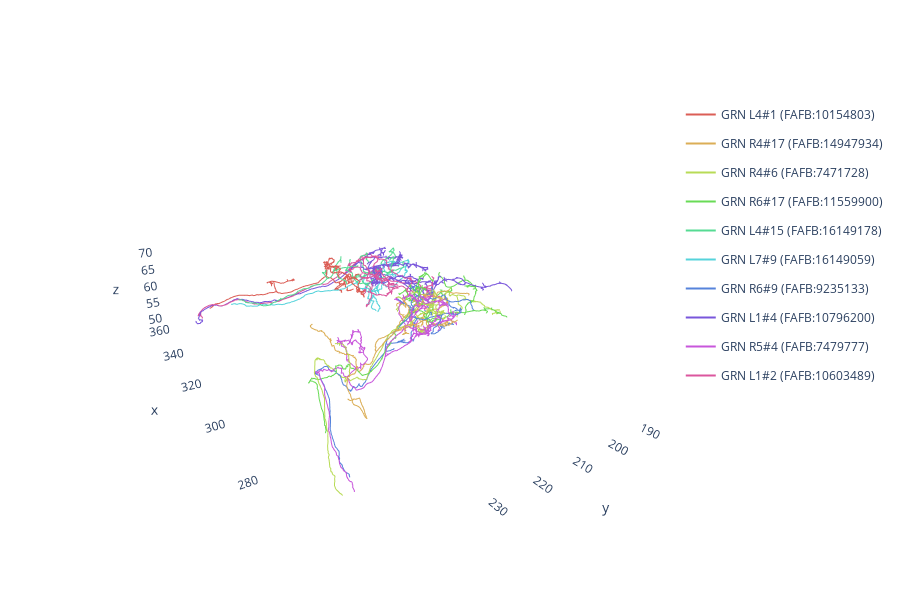

The notebook cell this image was saved under:
### Code cell
vfb_dataset.plot3d()

### Figure 1 — Plotly figure (JSON) as saved in the notebook; plotly's stock layout.template omitted (floating-point values rounded to 4 significant figures; data arrays with more than 128 entries replaced by an {"elided": "..."} marker saying what was removed)
{"data": [{"hoverinfo": "none", "hovertext": " ", "legendgroup": "VFB_001029ja", "line": {"color": "rgb(219,94,86)", "width": 2}, "mode": "lines", "name": "GRN L4#1 (FAFB:10154803)", "showlegend": true, "type": "scatter3d", "x": {"elided": "2554 float values"}, "y": {"elided": "2554 float values"}, "z": {"elided": "2554 float values"}}, {"hoverinfo": "none", "hovertext": " ", "legendgroup": "VFB_001029l6", "line": {"color": "rgb(219,174,86)", "width": 2}, "mode": "lines", "name": "GRN R4#17 (FAFB:14947934)", "showlegend": true, "type": "scatter3d", "x": {"elided": "1456 float values"}, "y": {"elided": "1456 float values"}, "z": {"elided": "1456 float values"}}, {"hoverinfo": "none", "hovertext": " ", "legendgroup": "VFB_001029ic", "line": {"color": "rgb(184,219,86)", "width": 2}, "mode": "lines", "name": "GRN R4#6 (FAFB:7471728)", "showlegend": true, "type": "scatter3d", "x": {"elided": "1622 float values"}, "y": {"elided": "1622 float values"}, "z": {"elided": "1622 float values"}}, {"hoverinfo": "none", "hovertext": " ", "legendgroup": "VFB_001029kj", "line": {"color": "rgb(105,219,86)", "width": 2}, "mode": "lines", "name": "GRN R6#17 (FAFB:11559900)", "showlegend": true, "type": "scatter3d", "x": {"elided": "2233 float values"}, "y": {"elided": "2233 float values"}, "z": {"elided": "2233 float values"}}, {"hoverinfo": "none", "hovertext": " ", "legendgroup": "VFB_001029ly", "line": {"color": "rgb(86,219,147)", "width": 2}, "mode": "lines", "name": "GRN L4#15 (FAFB:16149178)", "showlegend": true, "type": "scatter3d", "x": {"elided": "1206 float values"}, "y": {"elided": "1206 float values"}, "z": {"elided": "1206 float values"}}, {"hoverinfo": "none", "hovertext": " ", "legendgroup": "VFB_001029lg", "line": {"color": "rgb(86,211,219)", "width": 2}, "mode": "lines", "name": "GRN L7#9 (FAFB:16149059)", "showlegend": true, "type": "scatter3d", "x": {"elided": "1854 float values"}, "y": {"elided": "1854 float values"}, "z": {"elided": "1854 float values"}}, {"hoverinfo": "none", "hovertext": " ", "legendgroup": "VFB_001029j7", "line": {"color": "rgb(86,131,219)", "width": 2}, "mode": "lines", "name": "GRN R6#9 (FAFB:9235133)", "showlegend": true, "type": "scatter3d", "x": {"elided": "991 float values"}, "y": {"elided": "991 float values"}, "z": {"elided": "991 float values"}}, {"hoverinfo": "none", "hovertext": " ", "legendgroup": "VFB_001029jr", "line": {"color": "rgb(121,86,219)", "width": 2}, "mode": "lines", "name": "GRN L1#4 (FAFB:10796200)", "showlegend": true, "type": "scatter3d", "x": {"elided": "4779 float values"}, "y": {"elided": "4779 float values"}, "z": {"elided": "4779 float values"}}, {"hoverinfo": "none", "hovertext": " ", "legendgroup": "VFB_001029if", "line": {"color": "rgb(200,86,219)", "width": 2}, "mode": "lines", "name": "GRN R5#4 (FAFB:7479777)", "showlegend": true, "type": "scatter3d", "x": {"elided": "2253 float values"}, "y": {"elided": "2253 float values"}, "z": {"elided": "2253 float values"}}, {"hoverinfo": "none", "hovertext": " ", "legendgroup": "VFB_001029jj", "line": {"color": "rgb(219,86,158)", "width": 2}, "mode": "lines", "name": "GRN L1#2 (FAFB:10603489)", "showlegend": true, "type": "scatter3d", "x": {"elided": "3041 float values"}, "y": {"elided": "3041 float values"}, "z": {"elided": "3041 float values"}}], "layout": {"autosize": true, "height": 600, "paper_bgcolor": "rgba(0,0,0,0)", "plot_bgcolor": "rgba(0,0,0,0)", "scene": {"aspectmode": "data", "aspectratio": {"x": 1, "y": 1, "z": 1}, "camera": {"eye": {"x": -1.743, "y": 1.071, "z": 0.71}, "up": {"x": 0, "y": 0, "z": 1}}, "xaxis": {"backgroundcolor": "rgb(240, 240, 240)", "gridcolor": "rgb(255, 255, 255)", "showbackground": false, "showgrid": false, "showline": false, "zerolinecolor": "rgb(255, 255, 255)"}, "yaxis": {"backgroundcolor": "rgb(240, 240, 240)", "gridcolor": "rgb(255, 255, 255)", "showbackground": false, "showgrid": false, "showline": false, "zerolinecolor": "rgb(255, 255, 255)"}, "zaxis": {"backgroundcolor": "rgb(240, 240, 240)", "gridcolor": "rgb(255, 255, 255)", "showbackground": false, "showgrid": false, "showline": false, "zerolinecolor": "rgb(255, 255, 255)"}}}}
